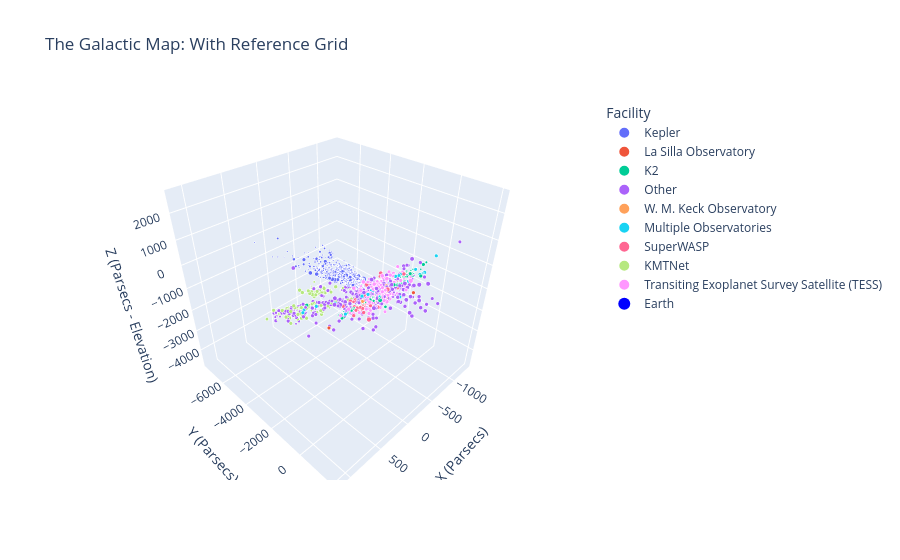

Source (notebook cell):
### Code cell
fig = px.scatter_3d(
    df_map, 
    x='X', y='Y', z='Z',
    color='Facility',
    size='planet_radius_earth',  
    size_max=15,                 
    hover_name='planet_name',
    title='The Galactic Map: Visualizing Observational Bias',
    opacity=1
)

fig.add_scatter3d(
    x=[0], y=[0], z=[0], 
    mode='markers', 
    marker=dict(size=8, color='blue', symbol='circle'), 
    name='Earth'
)


fig.update_layout(
    scene=dict(
        xaxis=dict(
            title='X (Parsecs)', 
            showgrid=True, 
            zeroline=True,      
        ),
        yaxis=dict(
            title='Y (Parsecs)', 
            showgrid=True, 
            zeroline=True,      
            showline=True
        ),
        zaxis=dict(
            title='Z (Parsecs - Elevation)', 
            showgrid=True, 
            zeroline=True      
        ),
        aspectmode='cube' 
    ),
    title='The Galactic Map: With Reference Grid'
)
fig.show()

### Figure 1 — Plotly figure (JSON) as saved in the notebook; plotly's stock layout.template omitted (floating-point values rounded to 4 significant figures; data arrays with more than 128 entries replaced by an {"elided": "..."} marker saying what was removed)
{"data": [{"hovertemplate": "<b>%{hovertext}</b><br><br>Facility=Kepler<br>X=%{x}<br>Y=%{y}<br>Z=%{z}<br>planet_radius_earth=%{marker.size}<extra></extra>", "hovertext": {"elided": "2771 str values"}, "legendgroup": "Kepler", "marker": {"color": "#636efa", "opacity": 1, "size": {"elided": "2771 float values"}, "sizemode": "area", "sizeref": 0.3437, "symbol": "circle"}, "mode": "markers", "name": "Kepler", "scene": "scene", "showlegend": true, "type": "scatter3d", "x": {"elided": "2771 float values"}, "y": {"elided": "2771 float values"}, "z": {"elided": "2771 float values"}}, {"hovertemplate": "<b>%{hovertext}</b><br><br>Facility=La Silla Observatory<br>X=%{x}<br>Y=%{y}<br>Z=%{z}<br>planet_radius_earth=%{marker.size}<extra></extra>", "hovertext": {"elided": "302 str values"}, "legendgroup": "La Silla Observatory", "marker": {"color": "#EF553B", "opacity": 1, "size": {"elided": "302 float values"}, "sizemode": "area", "sizeref": 0.3437, "symbol": "circle"}, "mode": "markers", "name": "La Silla Observatory", "scene": "scene", "showlegend": true, "type": "scatter3d", "x": {"elided": "302 float values"}, "y": {"elided": "302 float values"}, "z": {"elided": "302 float values"}}, {"hovertemplate": "<b>%{hovertext}</b><br><br>Facility=K2<br>X=%{x}<br>Y=%{y}<br>Z=%{z}<br>planet_radius_earth=%{marker.size}<extra></extra>", "hovertext": {"elided": "549 str values"}, "legendgroup": "K2", "marker": {"color": "#00cc96", "opacity": 1, "size": {"elided": "549 float values"}, "sizemode": "area", "sizeref": 0.3437, "symbol": "circle"}, "mode": "markers", "name": "K2", "scene": "scene", "showlegend": true, "type": "scatter3d", "x": {"elided": "549 float values"}, "y": {"elided": "549 float values"}, "z": {"elided": "549 float values"}}, {"hovertemplate": "<b>%{hovertext}</b><br><br>Facility=Other<br>X=%{x}<br>Y=%{y}<br>Z=%{z}<br>planet_radius_earth=%{marker.size}<extra></extra>", "hovertext": {"elided": "943 str values"}, "legendgroup": "Other", "marker": {"color": "#ab63fa", "opacity": 1, "size": {"elided": "943 float values"}, "sizemode": "area", "sizeref": 0.3437, "symbol": "circle"}, "mode": "markers", "name": "Other", "scene": "scene", "showlegend": true, "type": "scatter3d", "x": {"elided": "943 float values"}, "y": {"elided": "943 float values"}, "z": {"elided": "943 float values"}}, {"hovertemplate": "<b>%{hovertext}</b><br><br>Facility=W. M. Keck Observatory<br>X=%{x}<br>Y=%{y}<br>Z=%{z}<br>planet_radius_earth=%{marker.size}<extra></extra>", "hovertext": {"elided": "194 str values"}, "legendgroup": "W. M. Keck Observatory", "marker": {"color": "#FFA15A", "opacity": 1, "size": {"elided": "194 float values"}, "sizemode": "area", "sizeref": 0.3437, "symbol": "circle"}, "mode": "markers", "name": "W. M. Keck Observatory", "scene": "scene", "showlegend": true, "type": "scatter3d", "x": {"elided": "194 float values"}, "y": {"elided": "194 float values"}, "z": {"elided": "194 float values"}}, {"hovertemplate": "<b>%{hovertext}</b><br><br>Facility=Multiple Observatories<br>X=%{x}<br>Y=%{y}<br>Z=%{z}<br>planet_radius_earth=%{marker.size}<extra></extra>", "hovertext": {"elided": "348 str values"}, "legendgroup": "Multiple Observatories", "marker": {"color": "#19d3f3", "opacity": 1, "size": {"elided": "348 float values"}, "sizemode": "area", "sizeref": 0.3437, "symbol": "circle"}, "mode": "markers", "name": "Multiple Observatories", "scene": "scene", "showlegend": true, "type": "scatter3d", "x": {"elided": "348 float values"}, "y": {"elided": "348 float values"}, "z": {"elided": "348 float values"}}, {"hovertemplate": "<b>%{hovertext}</b><br><br>Facility=SuperWASP<br>X=%{x}<br>Y=%{y}<br>Z=%{z}<br>planet_radius_earth=%{marker.size}<extra></extra>", "hovertext": ["WASP-23 b", "WASP-38 b", "WASP-67 b", "WASP-31 b", "WASP-14 b", "WASP-59 b", "WASP-70 A b", "WASP-83 b", "WASP-89 b", "WASP-24 b", "WASP-21 b", "WASP-16 b", "WASP-17 b", "WASP-18 b", "WASP-26 b", "WASP-33 b", "WASP-57 b", "WASP-11 b", "WASP-37 b", "WASP-90 b", "WASP-52 b", "WASP-75 b", "WASP-135 b", "WASP-118 b", "WASP-7 b", "WASP-101 b", "WASP-92 b", "WASP-127 b", "WASP-136 b", "WASP-154 b", "WASP-1 b", "WASP-117 b", "WASP-2 b", "WASP-28 b", "WASP-180 A b", "WASP-195 b", "WASP-98 b", "WASP-32 b", "WASP-66 b", "WASP-34 b", "WASP-3 b", "WASP-60 b", "WASP-13 b", "WASP-10 b", "WASP-197 b", "WASP-183 b", "WASP-49 b", "WASP-15 b", "WASP-63 b", "WASP-121 b", "WASP-80 b", "WASP-95 b", "WASP-97 b", "WASP-46 b", "WASP-48 b", "WASP-6 b", "WASP-25 b", "WASP-44 b", "WASP-186 b", "WASP-8 c", "WASP-68 b", "WASP-79 b", "WASP-42 b", "WASP-123 b", "WASP-29 b", "WASP-69 b", "WASP-94 A b", "WASP-54 b", "WASP-149 b", "WASP-138 b", "WASP-153 b", "WASP-78 b", "WASP-39 b", "WASP-36 b", "WASP-43 b", "WASP-41 b", "WASP-103 b", "WASP-73 b", "WASP-61 b", "WASP-58 b", "WASP-71 b", "WASP-106 b", "WASP-181 b", "WASP-187 b", "WASP-76 b", "WASP-84 b", "WASP-5 b", "WASP-100 b", "WASP-157 b", "WASP-156 b", "WASP-194 b", "WASP-188 b", "WASP-116 b", "WASP-102 b", "WASP-62 b", "WASP-104 b", "WASP-50 b", "WASP-96 b", "WASP-99 b", "WASP-45 b", "WASP-4 b", "WASP-20 b", "WASP-120 b", "WASP-94 B b", "WASP-12 b", "WASP-19 b", "WASP-8 b", "WASP-65 b", "WASP-88 b", "WASP-56 b", "WASP-77 A b", "WASP-64 b", "WASP-35 b", "WASP-74 b", "WASP-82 b", "WASP-47 b", "WASP-155 b", "WASP-22 b", "WASP-177 b", "WASP-93 b", "WASP-72 b", "WASP-55 b"], "legendgroup": "SuperWASP", "marker": {"color": "#FF6692", "opacity": 1, "size": [10.78, 13.79, 12.89, 17.36, 15.47, 8.687, 13.05, 11.66, 11.66, 15.47, 11.99, 13.67, 20.96, 13.9, 13.56, 17.86, 11.77, 12.44, 13.0, 18.27, 14.24, 14.23, 14.57, 16.14, 14.91, 16.03, 16.38, 14.69, 16.81, 10.76, 16.62, 11.88, 12.12, 13.66, 13.9, 10.31, 12.82, 10.76, 15.69, 11.21, 15.92, 9.864, 13.67, 12.11, 14.45, 16.48, 12.44, 15.8, 15.8, 19.53, 11.2, 13.79, 12.78, 13.16, 16.81, 12.54, 13.81, 12.33, 12.44, 12.5, 14.8, 17.15, 12.58, 15.13, 8.631, 11.21, 17.71, 17.71, 15.24, 12.22, 17.37, 21.63, 14.34, 14.87, 10.42, 12.33, 17.13, 15.92, 15.8, 16.03, 13.23, 12.11, 13.27, 18.38, 20.78, 10.72, 12.18, 14.91, 11.19, 6.028, 15.48, 14.82, 13.67, 14.91, 14.8, 12.74, 13.07, 13.45, 11.43, 10.6, 15.12, 15.47, 15.58, 14.1, 22.03, 15.86, 12.67, 12.46, 16.37, 10.54, 13.56, 14.25, 14.57, 15.24, 18.16, 12.86, 13.45, 13.79, 17.71, 17.9, 14.46, 14.73], "sizemode": "area", "sizeref": 0.3437, "symbol": "circle"}, "mode": "markers", "name": "SuperWASP", "scene": "scene", "showlegend": true, "type": "scatter3d", "x": [-29.4, -58.9, 77.36, -356.7, -118.0, 103.4, 154.2, -251.9, 190.8, -218.6, 239.4, -149.7, -179.3, 78.6, 243.1, 77.5, -287.2, 72.66, -292.1, 330.3, 169.3, 275.4, -12.25, 354.5, 82.56, -26.8, -143.3, -150.1, 272.2, 180.1, 332.0, 80.85, 93.18, 346.2, -139.7, -119.3, 121.8, 275.3, -380.6, -116.9, 28.19, 368.3, -144.9, 118.1, -402.1, -312.4, -3.539, -209.0, -17.24, -63.34, 27.22, 85.0, 77.26, 158.3, 92.93, 178.0, -180.8, 355.8, 244.8, 73.66, 122.8, 85.11, -128.2, 55.46, 67.15, 35.2, 121.0, -226.9, -117.3, 309.6, 75.21, 309.0, -169.8, -253.9, -77.41, -138.2, -131.6, 127.9, 111.4, 16.78, 316.4, -341.0, 389.9, 319.3, 173.6, -66.1, 232.3, 57.3, -307.2, 102.5, 113.7, 82.75, 456.7, 472.4, 3.843, -173.9, 131.3, 238.7, 78.23, 170.2, 197.1, 192.9, 122.0, 119.5, -49.33, -159.8, 73.66, -185.7, 221.0, -294.9, 83.18, -59.9, 48.35, 84.59, 82.11, 226.9, 327.6, 175.6, 159.9, 228.4, 283.5, -259.6], "y": [149.5, -120.5, -160.4, 66.5, -93.11, -18.94, -151.6, -45.1, -198.3, -236.2, -53.11, -103.6, -310.1, 35.58, 19.57, 57.8, -275.6, 78.93, -262.5, -324.3, -34.46, -87.43, -258.3, 125.9, -94.83, 182.6, -332.5, 52.97, 1.548, -113.8, 30.02, 60.43, -120.4, -38.73, 211.9, -288.7, 198.2, 19.06, 152.0, 30.45, -185.7, -21.45, 121.2, -22.96, 141.4, 90.83, 186.1, -115.5, 227.4, 199.7, -41.65, -35.28, 35.38, -138.9, -240.0, -37.33, -49.66, 24.28, 84.28, -0.1274, -174.8, 194.5, -29.56, -156.8, -2.487, -35.17, -126.2, -108.0, 173.4, 275.2, -461.2, 626.7, -129.5, 286.2, 36.25, -25.9, -348.7, -107.5, 424.6, -204.0, 177.3, 82.31, 196.9, 100.5, 87.07, 75.75, -2.64, 149.0, -122.0, 66.03, -239.5, -535.7, 322.3, -205.8, 76.93, 61.23, 125.4, 4.361, 65.4, 15.6, -22.24, 17.42, 235.5, -124.7, 367.9, 98.22, -0.1274, 196.9, -268.0, -17.35, 63.04, 304.9, 195.1, -122.9, 263.0, -124.8, -69.76, 231.5, -75.26, 38.06, 246.8, -114.3], "z": [-140.9, 23.73, -64.65, -125.3, 60.41, 48.79, -51.66, -89.53, -94.59, 13.17, 81.56, -67.27, -190.9, -88.34, -66.56, 74.32, -14.3, 63.63, 7.301, 57.3, 26.63, -54.46, 148.6, 17.76, -102.6, -80.19, 447.8, -10.67, -42.76, -32.36, 208.2, -121.5, 17.16, -9.609, -8.788, 370.9, -158.9, 5.782, -286.9, -53.44, 134.8, 223.0, 126.8, 73.59, 228.6, -4.186, -56.77, -150.2, -180.3, -170.2, -1.863, -102.2, -124.9, -310.7, 374.2, -75.99, -97.69, -75.4, 102.6, -51.64, -74.88, -125.6, -118.8, -107.4, -56.2, -4.437, -118.5, -0.5622, -31.98, -3.355, 392.4, -284.0, -12.86, -53.95, -14.77, -83.26, 46.97, -269.0, -214.6, 206.0, 4.804, -31.18, 23.91, 161.0, 9.162, 3.265, -203.9, -327.6, -48.32, 5.15, 396.3, 402.8, -17.82, 146.4, -157.8, 24.06, -34.95, -259.3, -121.6, -124.1, -179.0, -85.96, -273.7, -117.1, 211.5, -191.9, -51.64, 40.56, -392.0, 125.7, -12.93, -200.7, -21.94, -2.802, 9.11, -55.14, 217.9, -128.3, -5.66, 288.9, -218.5, -89.47]}, {"hovertemplate": "<b>%{hovertext}</b><br><br>Facility=KMTNet<br>X=%{x}<br>Y=%{y}<br>Z=%{z}<br>planet_radius_earth=%{marker.size}<extra></extra>", "hovertext": {"elided": "133 str values"}, "legendgroup": "KMTNet", "marker": {"color": "#B6E880", "opacity": 1, "size": {"elided": "133 float values"}, "sizemode": "area", "sizeref": 0.3437, "symbol": "circle"}, "mode": "markers", "name": "KMTNet", "scene": "scene", "showlegend": true, "type": "scatter3d", "x": {"elided": "133 float values"}, "y": {"elided": "133 float values"}, "z": {"elided": "133 float values"}}, {"hovertemplate": "<b>%{hovertext}</b><br><br>Facility=Transiting Exoplanet Survey Satellite (TESS)<br>X=%{x}<br>Y=%{y}<br>Z=%{z}<br>planet_radius_earth=%{marker.size}<extra></extra>", "hovertext": {"elided": "760 str values"}, "legendgroup": "Transiting Exoplanet Survey Satellite (TESS)", "marker": {"color": "#FF97FF", "opacity": 1, "size": {"elided": "760 float values"}, "sizemode": "area", "sizeref": 0.3437, "symbol": "circle"}, "mode": "markers", "name": "Transiting Exoplanet Survey Satellite (TESS)", "scene": "scene", "showlegend": true, "type": "scatter3d", "x": {"elided": "760 float values"}, "y": {"elided": "760 float values"}, "z": {"elided": "760 float values"}}, {"marker": {"color": "blue", "size": 8, "symbol": "circle"}, "mode": "markers", "name": "Earth", "type": "scatter3d", "x": [0], "y": [0], "z": [0]}], "layout": {"legend": {"itemsizing": "constant", "title": {"text": "Facility"}, "tracegroupgap": 0}, "scene": {"aspectmode": "cube", "domain": {"x": [0, 1], "y": [0, 1]}, "xaxis": {"showgrid": true, "title": {"text": "X (Parsecs)"}, "zeroline": true}, "yaxis": {"showgrid": true, "showline": true, "title": {"text": "Y (Parsecs)"}, "zeroline": true}, "zaxis": {"showgrid": true, "title": {"text": "Z (Parsecs - Elevation)"}, "zeroline": true}}, "title": {"text": "The Galactic Map: With Reference Grid"}}}
